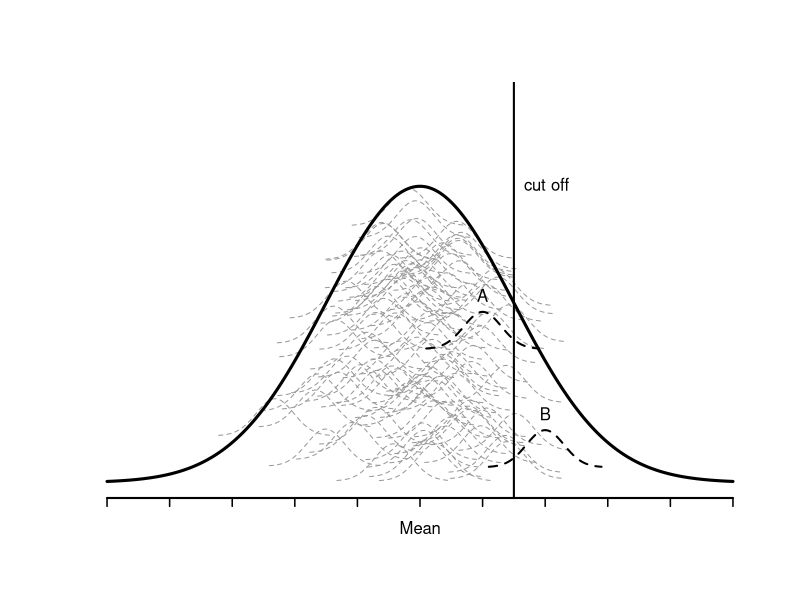

Here is the R script that generated this plot:
## What is regression toward the Mean
# reproducting figue of Yudkin1996

# Set up x range
x <- seq(0, 10, length.out = 500)

# Population distribution
mu_pop <- 5
sd_pop <- 1.5
y_pop <- dnorm(x, mu_pop, sd_pop)

# Set up empty plot (population drawn later, on top of stickers)
plot(x, y_pop, type = "n",
     ylim = c(0, max(y_pop) * 1.3),
     xlab = "", ylab = "",
     main = "",
     xaxt = "n", yaxt = "n", bty = "n")
axis(1, at = seq(0, 10, by = 1), labels = FALSE, lwd = 2, lwd.ticks = 1.5, tck = -0.02)
axis(1, at = mu_pop, labels = "Mean", tick = FALSE)

# Add individual distributions
set.seed(420)
n_ind <- 100

scale <- 0.025  # shrink individual curves relative to population

sd_ind <- 0.3  # individual within-person SD 

draw_individual <- function(mu_i, lwd = 1, lty = 2, col = "gray60", offset = NULL) {
  # Random vertical position; mean stays inside the curve, tails may extend outside
  pop_height_at_mu <- dnorm(mu_i, mu_pop, sd_pop)
  peak_height <- scale / (sd_ind * sqrt(2 * pi))
  if (is.null(offset))
    offset <- runif(1, min = 0, max = max(0, pop_height_at_mu - peak_height))
  x_i <- seq(mu_i - 3 * sd_ind, mu_i + 3 * sd_ind, length.out = 200)
  y_top <- dnorm(x_i, mu_i, sd_ind) * scale + offset
  lines(x_i, y_top, lwd = lwd, lty = lty, col = col)
  invisible(list(mu = mu_i, offset = offset, y_top = y_top, x_i = x_i))
}

for(i in 1:n_ind){
  mu_i <- rnorm(1, mu_pop, 0.8)
  draw_individual(mu_i)
}

# Highlight individual A (below mean)
mu_A <- 6
res_A <- draw_individual(mu_A, lwd = 2, col = "black", offset = 0.12)

# Highlight individual B (above mean)
mu_B <- 7
res_B <- draw_individual(mu_B, lwd = 2, col = "black")

# Draw population curve on top of stickers
lines(x, y_pop, lwd = 3, col = "black")

# Add cutoff line
abline(v = 6.5, lwd = 2)

# Add labels
text(6.5, max(y_pop), "cut off", pos = 4)
text(mu_A, max(res_A$y_top), "A", pos = 3)
text(mu_B, max(res_B$y_top), "B", pos = 3)
